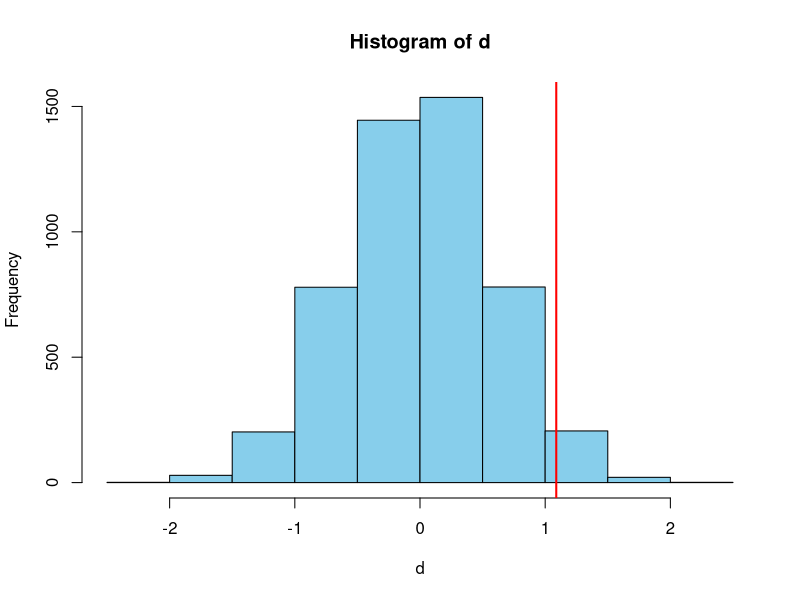

This chart was generated by the following R code:
cv <- 0.05

## as east outperforms west, we need to find new outperforms ref.
## i.e mu(new) - mu(ref) > 0 or mu(new) > mu(ref)
drugs <- read.csv("datasets/drugs.csv")
head(drugs)

delta <- aggregate(response ~ drug, drugs, mean)$response

cs <- -diff(delta)

d <- replicate(5000, {
  shuffled_drug <- sample(drugs$drug)
  delta <- aggregate(response ~ shuffled_drug, drugs, mean)$response
  c <- -diff(delta)
})

mean(d)
range(d)

hist(d, col = "skyblue")
abline(v = cs, col = "red", lwd = 2)

count <- sum(d > cs)
pvalue <- count/length(d)
pvalue

cv > pvalue
## if true then reject the null hypothesis.